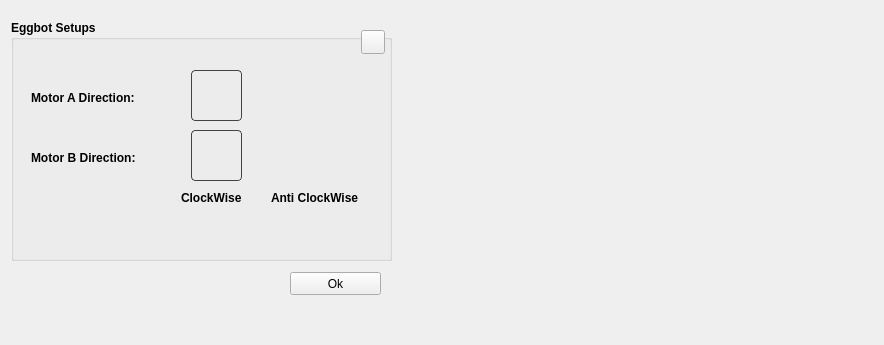
<?xml version="1.0" encoding="UTF-8"?>
<ui version="4.0">
 <class>EggSetup</class>
 <widget class="QWidget" name="EggSetup">
  <property name="geometry">
   <rect>
    <x>0</x>
    <y>0</y>
    <width>884</width>
    <height>345</height>
   </rect>
  </property>
  <property name="windowTitle">
   <string>Form</string>
  </property>
  <widget class="QLabel" name="label_7">
   <property name="geometry">
    <rect>
     <x>400</x>
     <y>20</y>
     <width>481</width>
     <height>291</height>
    </rect>
   </property>
   <property name="text">
    <string/>
   </property>
   <property name="pixmap">
    <pixmap resource="images.qrc">:/images/mEggBot_setup.png</pixmap>
   </property>
  </widget>
  <widget class="QGroupBox" name="groupBox">
   <property name="geometry">
    <rect>
     <x>11</x>
     <y>20</y>
     <width>381</width>
     <height>241</height>
    </rect>
   </property>
   <property name="font">
    <font>
     <family>Arial</family>
     <weight>75</weight>
     <bold>true</bold>
    </font>
   </property>
   <property name="title">
    <string>Eggbot Setups</string>
   </property>
   <widget class="QLabel" name="label_3">
    <property name="geometry">
     <rect>
      <x>20</x>
      <y>70</y>
      <width>131</width>
      <height>16</height>
     </rect>
    </property>
    <property name="text">
     <string>Motor A Direction:</string>
    </property>
   </widget>
   <widget class="QLabel" name="label_4">
    <property name="geometry">
     <rect>
      <x>20</x>
      <y>130</y>
      <width>131</width>
      <height>16</height>
     </rect>
    </property>
    <property name="text">
     <string>Motor B Direction:</string>
    </property>
   </widget>
   <widget class="QLabel" name="motoA_CK">
    <property name="geometry">
     <rect>
      <x>180</x>
      <y>50</y>
      <width>51</width>
      <height>51</height>
     </rect>
    </property>
    <property name="styleSheet">
     <string notr="true">     border: 1px solid rgb(67,67,67);
     border-radius: 4px;</string>
    </property>
    <property name="pixmap">
     <pixmap resource="images.qrc">:/images/stepping_motor-clockwise.png</pixmap>
    </property>
   </widget>
   <widget class="QLabel" name="motoB_CK">
    <property name="geometry">
     <rect>
      <x>180</x>
      <y>110</y>
      <width>51</width>
      <height>51</height>
     </rect>
    </property>
    <property name="styleSheet">
     <string notr="true">     border: 1px solid rgb(67,67,67);
     border-radius: 4px;</string>
    </property>
    <property name="pixmap">
     <pixmap resource="images.qrc">:/images/stepping_motor-clockwise.png</pixmap>
    </property>
   </widget>
   <widget class="QLabel" name="motoA_CCK">
    <property name="geometry">
     <rect>
      <x>270</x>
      <y>50</y>
      <width>51</width>
      <height>51</height>
     </rect>
    </property>
    <property name="pixmap">
     <pixmap resource="images.qrc">:/images/stepping_motor-anticlockwise.png</pixmap>
    </property>
   </widget>
   <widget class="QLabel" name="motoB_CCK">
    <property name="geometry">
     <rect>
      <x>270</x>
      <y>110</y>
      <width>51</width>
      <height>51</height>
     </rect>
    </property>
    <property name="pixmap">
     <pixmap resource="images.qrc">:/images/stepping_motor-anticlockwise.png</pixmap>
    </property>
   </widget>
   <widget class="QPushButton" name="pushButton">
    <property name="geometry">
     <rect>
      <x>350</x>
      <y>10</y>
      <width>24</width>
      <height>24</height>
     </rect>
    </property>
    <property name="styleSheet">
     <string notr="true"> QPushButton {
	border-image: url(:/images/help-icon.png) 0;
 }

 QPushButton:hover {
	border-image: url(:/images/help-icon-hover.png) 0;
 }

 QPushButton:pressed  {
	border-image: url(:/images/help-icon-click.png) 0;
 }
</string>
    </property>
    <property name="text">
     <string/>
    </property>
   </widget>
   <widget class="QLabel" name="label_5">
    <property name="geometry">
     <rect>
      <x>170</x>
      <y>170</y>
      <width>71</width>
      <height>16</height>
     </rect>
    </property>
    <property name="text">
     <string>ClockWise</string>
    </property>
   </widget>
   <widget class="QLabel" name="label_6">
    <property name="geometry">
     <rect>
      <x>260</x>
      <y>170</y>
      <width>101</width>
      <height>16</height>
     </rect>
    </property>
    <property name="text">
     <string>Anti ClockWise</string>
    </property>
   </widget>
  </widget>
  <widget class="QPushButton" name="btnOk">
   <property name="geometry">
    <rect>
     <x>290</x>
     <y>272</y>
     <width>91</width>
     <height>23</height>
    </rect>
   </property>
   <property name="text">
    <string>Ok</string>
   </property>
  </widget>
 </widget>
 <resources>
  <include location="images.qrc"/>
 </resources>
 <connections/>
</ui>
